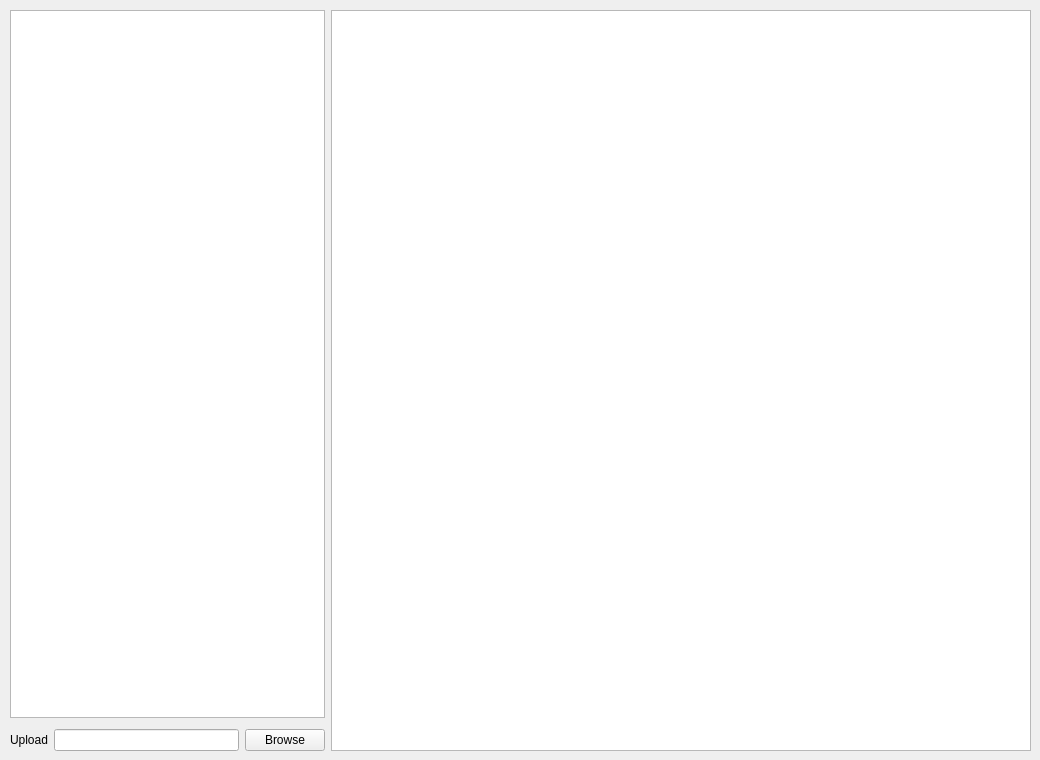
            <widget class="QWidget" name="tabAdditionalInfo">
             <attribute name="title">
              <string>Additional Information</string>
             </attribute>
             <widget class="QWidget" name="layoutWidget">
              <property name="geometry">
               <rect>
                <x>10</x>
                <y>10</y>
                <width>1021</width>
                <height>741</height>
               </rect>
              </property>
              <layout class="QHBoxLayout" name="horizontalLayout_3">
               <item>
                <layout class="QVBoxLayout" name="verticalLayout_5">
                 <item>
                  <widget class="QListView" name="lstAdditional">
                   <property name="enabled">
                    <bool>true</bool>
                   </property>
                  </widget>
                 </item>
                 <item>
                  <spacer name="verticalSpacer_4">
                   <property name="orientation">
                    <enum>Qt::Vertical</enum>
                   </property>
                   <property name="sizeType">
                    <enum>QSizePolicy::Fixed</enum>
                   </property>
                   <property name="sizeHint" stdset="0">
                    <size>
                     <width>20</width>
                     <height>5</height>
                    </size>
                   </property>
                  </spacer>
                 </item>
                 <item>
                  <layout class="QHBoxLayout" name="horizontalLayout_2">
                   <item>
                    <widget class="QLabel" name="label_51">
                     <property name="text">
                      <string>Upload</string>
                     </property>
                    </widget>
                   </item>
                   <item>
                    <widget class="QLineEdit" name="txtUpload">
                     <property name="enabled">
                      <bool>true</bool>
                     </property>
                    </widget>
                   </item>
                   <item>
                    <widget class="QPushButton" name="btnBrowser">
                     <property name="enabled">
                      <bool>true</bool>
                     </property>
                     <property name="text">
                      <string>Browse</string>
                     </property>
                    </widget>
                   </item>
                  </layout>
                 </item>
                </layout>
               </item>
               <item>
                <widget class="QGraphicsView" name="picAdditional">
                 <property name="enabled">
                  <bool>true</bool>
                 </property>
                 <property name="sizePolicy">
                  <sizepolicy hsizetype="Fixed" vsizetype="Expanding">
                   <horstretch>0</horstretch>
                   <verstretch>0</verstretch>
                  </sizepolicy>
                 </property>
                 <property name="minimumSize">
                  <size>
                   <width>700</width>
                   <height>0</height>
                  </size>
                 </property>
                </widget>
               </item>
              </layout>
             </widget>
            </widget>
